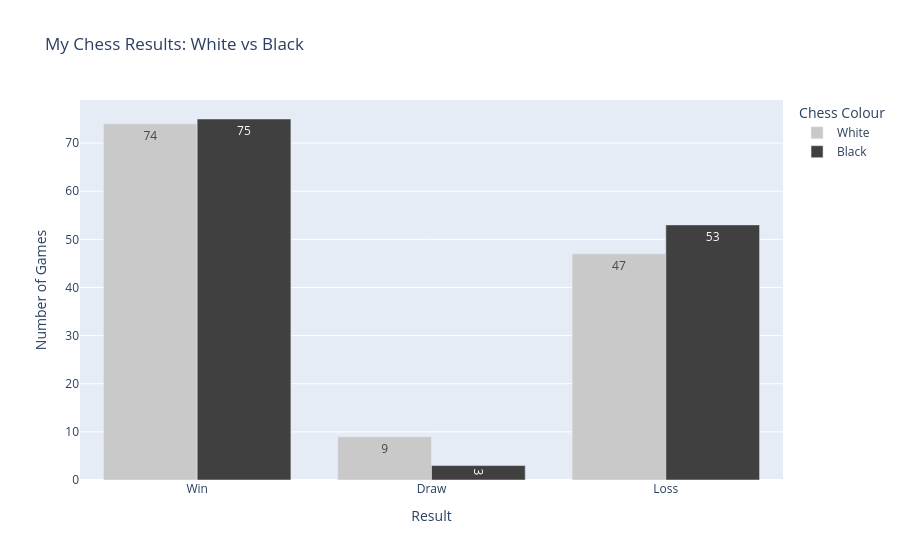

This figure's notebook cell:
### Markdown cell above
## 5. Simple Win/Loss/Draw Plot

### Code cell
# count results by chess colour
colour_counts = (
    games_df.groupby(["my_colour", "my_result"])
    .size()
    .reset_index(name="count")
)

# create bar chart comparing white and black
fig = px.bar(
    colour_counts,
    x="my_result",
    y="count",
    color="my_colour",
    barmode="group",
    color_discrete_map={
        "White": "#C9C9C9",
        "Black": "#404040"
    },
    category_orders={
        "my_colour": ["White", "Black"],
        "my_result": ["Win", "Draw", "Loss"]
    },
    title="My Chess Results: White vs Black",
    labels={
        "my_result": "Result",
        "count": "Number of Games",
        "my_colour": "Chess Colour"
    },
    text="count"
)

fig.show()

### Figure 1 — Plotly figure (JSON) as saved in the notebook; plotly's stock layout.template omitted (floating-point values rounded to 4 significant figures)
{"data": [{"alignmentgroup": "True", "hovertemplate": "Chess Colour=White<br>Result=%{x}<br>Number of Games=%{text}<extra></extra>", "legendgroup": "White", "marker": {"color": "#C9C9C9", "pattern": {"shape": ""}}, "name": "White", "offsetgroup": "White", "orientation": "v", "showlegend": true, "text": [9.0, 47.0, 74.0], "textposition": "auto", "type": "bar", "x": ["Draw", "Loss", "Win"], "xaxis": "x", "y": [9, 47, 74], "yaxis": "y"}, {"alignmentgroup": "True", "hovertemplate": "Chess Colour=Black<br>Result=%{x}<br>Number of Games=%{text}<extra></extra>", "legendgroup": "Black", "marker": {"color": "#404040", "pattern": {"shape": ""}}, "name": "Black", "offsetgroup": "Black", "orientation": "v", "showlegend": true, "text": [3.0, 53.0, 75.0], "textposition": "auto", "type": "bar", "x": ["Draw", "Loss", "Win"], "xaxis": "x", "y": [3, 53, 75], "yaxis": "y"}], "layout": {"barmode": "group", "legend": {"title": {"text": "Chess Colour"}, "tracegroupgap": 0}, "title": {"text": "My Chess Results: White vs Black"}, "xaxis": {"anchor": "y", "categoryarray": ["Win", "Draw", "Loss"], "categoryorder": "array", "domain": [0, 1], "title": {"text": "Result"}}, "yaxis": {"anchor": "x", "domain": [0, 1], "title": {"text": "Number of Games"}}}}
